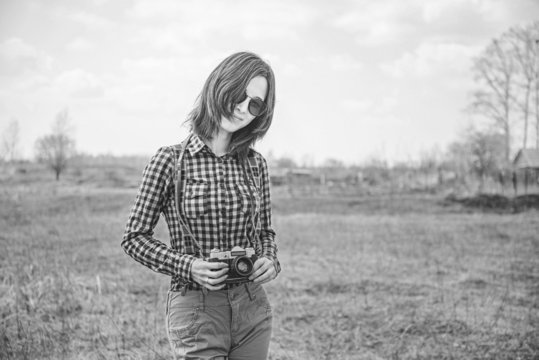
#> input picture Point-Based Processing/img.jpg, 539 x 360 px
$ jupyter execute Assignment_Compvis_1_No_2.ipynb
#> lines starting #> are read from the running program, lines starting #| are printed output that depends on the picture; after the words box and inside, x2 and y2 are one past the last pixel; in counts of white or black regions, pixels touching at a corner belong together
NIM: 2440021451

Nama: Oei Angela Christabel Gunawan

[cell 1]
import cv2
import matplotlib.pyplot as plt
import numpy as np
from google.colab.patches import cv2_imshow

Image can be found here: [source](https://raw.githubusercontent.com/acg12/compvis_projects/main/Point-Based%20Processing/img.jpg)

[cell 2]
image = cv2.imread('img.jpg')
#> image is the input picture: shape (360, 539, 3); min 18, max 255, mean 178.5
image = cv2.cvtColor(image, cv2.COLOR_BGR2GRAY)
#> image: shape (360, 539)
print(image.shape)
#| (360, 539)

[cell 3]
# Visualize original histogram

def plot_histogram(image, title):
#> called with title = 'Original Image'
  intensity = np.zeros(256, dtype=int)
  height = image.shape[0]
#> height = 360
  width = image.shape[1]
#> width = 539

  for i in range(height):
    for j in range(width):
      intensity[image[i][j]] += 1

  plt.plot(intensity)
  plt.title(title + ' Histogram')
  plt.xlabel('Intensity')
  plt.ylabel('Level')
  plt.show()
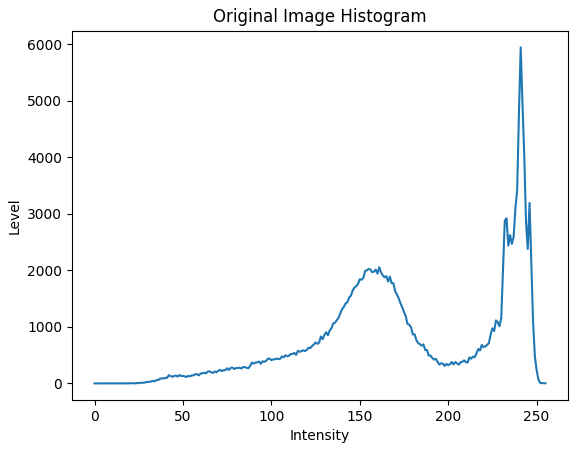
#> figure drawn by matplotlib, 1 panel; curve peaks at x = 241, y = 5940

plot_histogram(image, 'Original Image')

[cell 4]
cv2_imshow(image)

# Gray-Level Slicing

### First approach (left picture)

Kita akan meng-highlight grey-level yang tinggi (convert jadi putih/255) di sebuah bagian tertentu dalam image (range [A, B]) dan menurunkan semua grey-level yang lainnya menjadi level yang konstan (convert jadi hitam/0).

[cell 5]
modified_1 = image.copy()
height = modified_1.shape[0]
#> height = 360
width = modified_1.shape[1]
#> width = 539

for i in range(height):
  for j in range(width):
    pixel = modified_1[i][j]

    if pixel >= 120 and pixel <= 220:
      modified_1[i][j] = 255
    else:
      modified_1[i][j] = 0
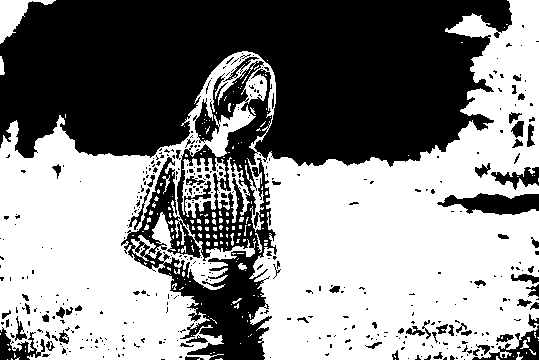
#> modified_1: shape (360, 539); 53.6% white; 429 black regions (362 under 20 px), largest, box (x1, y1, x2, y2) and area: (0, 0, 512, 360) 81591, (437, 193, 539, 215) 1439, (472, 325, 539, 360) 753

plot_histogram(image, 'Original Image')
plot_histogram(modified_1, 'Modified Image')
#> call 3 of plot_histogram, with title = 'Modified Image'
#> in plot_histogram (call 3), `plt.show()`:
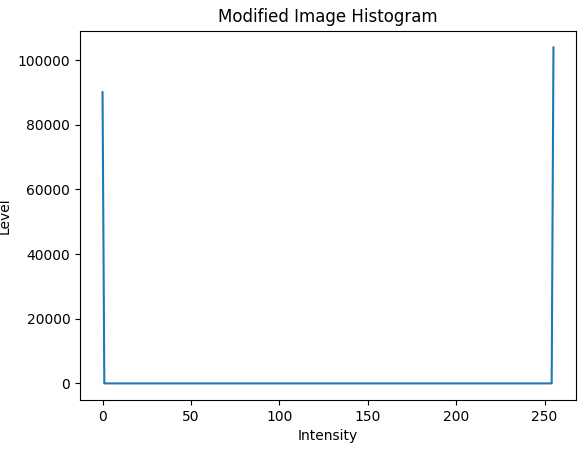
#> figure drawn by matplotlib, 1 panel; curve peaks at x = 255, y = 103942

[cell 6]
cv2_imshow(modified_1)

### Second approach

Kita akan meng-highlight grey-level yang tinggi (convert jadi putih/255) di sebuah bagian tertentu dalam image (range [A, B]) dan membiarkan grey-level di bagian image yang lain tetap seperti semula (preserve other levels).

[cell 7]
modified_2 = image.copy()
height = modified_2.shape[0]
width = modified_2.shape[1]

for i in range(height):
  for j in range(width):
    pixel = modified_2[i][j]

    if pixel >= 120 and pixel <= 220:
      modified_2[i][j] = 255
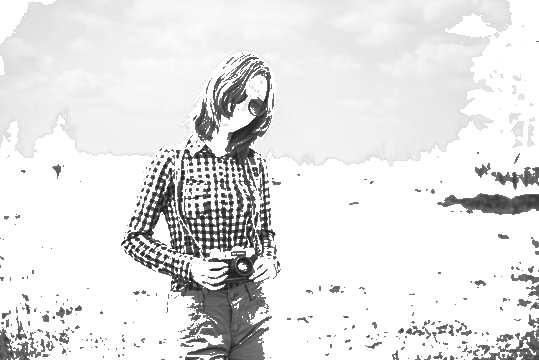
#> modified_2: shape (360, 539); min 18, max 255, mean 228.4

plot_histogram(image, 'Original Image')
plot_histogram(modified_2, 'Modified Image')
